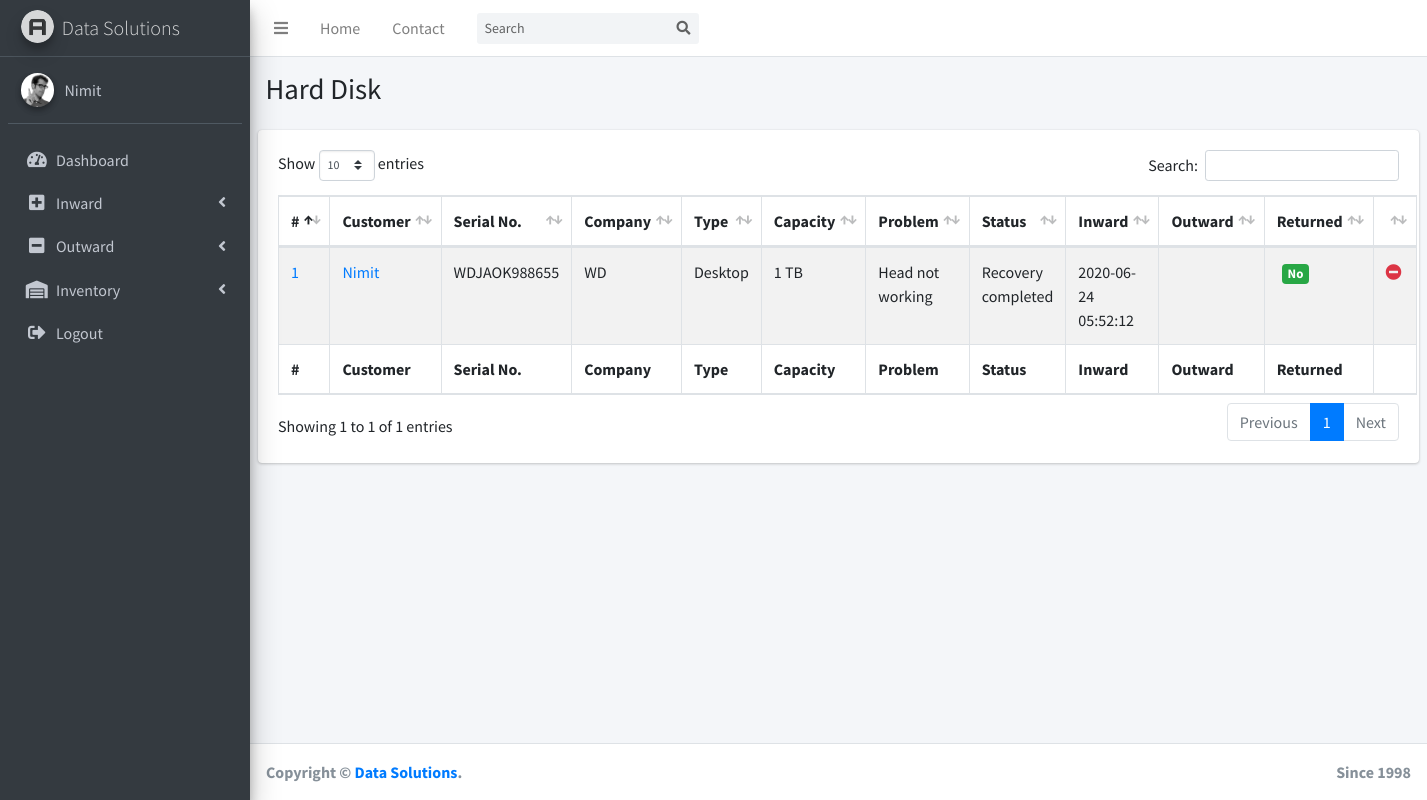
Page /harddisk.php (signed in) on the committed database.
### tables this page shows
CREATE TABLE `harddisk` (
  `id` int(10) UNSIGNED NOT NULL,
  `customer_id` int(10) UNSIGNED NOT NULL,
  `serial_no` varchar(64) NOT NULL,
  `firmware_no` varchar(64) NOT NULL,
  `wwn_no` varchar(64) NOT NULL,
  `type` varchar(10) NOT NULL,
  `ssd_type` varchar(3) NOT NULL,
  `company` varchar(64) NOT NULL,
  `storage_capacity` mediumint(9) NOT NULL,
  `storage_unit` varchar(3) NOT NULL,
  `priority` varchar(64) NOT NULL,
  `problem` text NOT NULL,
  `estimate` int(11) NOT NULL DEFAULT 2000,
  `status` text NOT NULL,
  `inward` timestamp NOT NULL DEFAULT current_timestamp(),
  `outward` timestamp NULL DEFAULT NULL,
  `returned` tinyint(4) NOT NULL
);

CREATE TABLE `customer` (
  `id` int(10) UNSIGNED NOT NULL,
  `name` varchar(64) NOT NULL,
  `email` varchar(64) NOT NULL,
  `phone` varchar(10) NOT NULL
);

### harddisk.php (the view, shortened to what this page needs)
<?php
include('includes/connection.php');
?>
<!DOCTYPE html>
<html>
<head>
    <link rel="stylesheet" href="plugins/fontawesome-free/css/all.min.css">
    <link rel="stylesheet" href="https://code.ionicframework.com/ionicons/2.0.1/css/ionicons.min.css">
    <link rel="stylesheet" href="plugins/datatables-bs4/css/dataTables.bootstrap4.css">
    <link rel="stylesheet" href="dist/css/adminlte.min.css">
</head>
<body class="hold-transition sidebar-mini">
    <div class="wrapper">
        <?php include('includes/menu.php'); ?>
        <div class="content-wrapper">
            <section class="content-header">
                <div class="container-fluid">
                    <div class="row mb-2">
                        <div class="col-sm-6">
                            <h1>Hard Disk</h1>
                        </div>
                        <div class="col-sm-6">
                    </div>
                </div>
            </div>
        </section>
        <section class="content">
            <div class="row">
                <div class="col-12">
                    <div class="card">
                        <div class="card-body">
                            <table id="example1" class="table table-bordered table-striped">
                                <thead>
                                    <tr>
                                        <th>#</th>
                                        <th>Customer</th>
                                        <th>Serial No.</th>
                                        <th>Company</th>
                                        <th>Type</th>
                                        <th>Capacity</th>
                                        <th>Problem</th>
                                        <th>Status</th>
                                        <th>Inward</th>
                                        <th>Outward</th>
                                        <th>Returned</th>
                                        <th></th>
                                    </tr>
                                </thead>
                                <tbody>
                                    <?php
                                    $sql = "SELECT customer.name,harddisk.* FROM customer RIGHT JOIN harddisk ON customer.id = harddisk.customer_id";
                                    $result = mysqli_query($con,$sql);
                                    if (mysqli_num_rows($result) > 0){
                                        while($row = mysqli_fetch_assoc($result)){
                                            ?>
                                            <tr>
                                                <td>
                                                    <a href="viewStorageDeviceDetails.php?customerId=<?php echo $row['customer_id'];?>&id=<?php echo $row['id'];?>&type=harddisk">
                                                        <?php echo $row['id']; ?>
                                                    </a>
                                                </td>
                                                <td>
                                                    <a href="viewStorageDeviceDetails.php?customerId=<?php echo $row['customer_id'];?>&id=<?php echo $row['id'];?>&type=harddisk">
                                                        <?php echo $row['name']; ?>
                                                    </a>
                                                </td>
                                                <td><?php echo $row['serial_no']; ?></td>
                                                <td><?php echo $row['company']; ?></td>
                                                <td><?php echo $row['type']; ?></td>
                                                <td><?php echo $row['storage_capacity']." ".$row['storage_unit']; ?></td>
                                                <td><?php echo $row['problem']; ?></td>
                                                <td><?php echo $row['status']; ?></td>
                                                <td><?php echo $row['inward']; ?></td>
                                                <td><?php echo $row['outward']; ?></td>
                                                <td>
                                                    <span class="badge">
                                                    <?php
                                                        if($row['returned']==1) {
                                                            echo '<span class="badge bg-danger">Yes</span>';
                                                        }
                                                        else{
                                                            echo '<span class="badge bg-success">No</span>';
                                                        }
                                                    ?>
                                                </td>
                                                <td>
                                                    <a href="outward.php?customerId=<?php echo $row['customer_id'];?>&id=<?php echo $row['id'];?>&type=harddisk">
                                                        <i class="fas fa-minus-circle text-danger"></i>
                                                    </a>
                                                </td>
                                            </tr>
                                            <?php
                                        }
                                    }
                                    ?>
                                </tbody>
                                <tfoot>
                                    <tr>
                                        <th>#</th>
                                        <th>Customer</th>
                                        <th>Serial No.</th>
                                        <th>Company</th>
                                        <th>Type</th>
                                        <th>Capacity</th>
                                        <th>Problem</th>
                                        <th>Status</th>
                                        <th>Inward</th>
                                        <th>Outward</th>
                                        <th>Returned</th>
                                        <th></th>
                                    </tr>
                                </tfoot>
                            </table>
                        </div>
                    </div>
                </div>
            </div>
        </section>
    </div>
    <?php include 'includes/footer.php'; ?>
</div>
</body>
</html>

### harddisk.php (style rules this page uses)
.badge { font-size: 90%; }

### rows in the picture
harddisk: id "1", customer.name "Nimit", serial_no "WDJAOK988655", company "WD", type "Desktop", storage_capacity "1", storage_unit "TB", problem "Head not working", status "Recovery completed", inward "2020-06-24 05:52:12", returned "No"

### other values in the picture
$_SESSION['adminName'] "Nimit"
